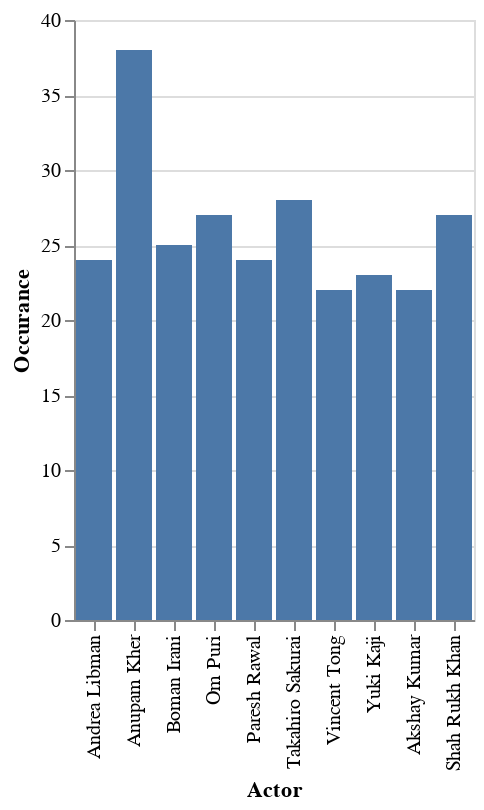

The notebook cell this image was saved under:
### Code cell
alt.Chart(top10_actors).mark_bar().encode(
    x='Actor',
    y='Occurance'
)

### Figure 1 — Vega-Lite specification as saved in the notebook (floating-point values rounded to 4 significant figures)
{"config": {"view": {"continuousWidth": 400, "continuousHeight": 300}}, "data": {"name": "data-9dc169b468c10a573482ccfd4662a561"}, "mark": "bar", "encoding": {"x": {"type": "nominal", "field": "Actor"}, "y": {"type": "quantitative", "field": "Occurance"}}, "$schema": "https://vega.github.io/schema/vega-lite/v4.8.1.json", "datasets": {"data-9dc169b468c10a573482ccfd4662a561": [{"Actor": " Anupam Kher", "Occurance": 38}, {"Actor": " Takahiro Sakurai", "Occurance": 28}, {"Actor": " Om Puri", "Occurance": 27}, {"Actor": "Shah Rukh Khan", "Occurance": 27}, {"Actor": " Boman Irani", "Occurance": 25}, {"Actor": " Andrea Libman", "Occurance": 24}, {"Actor": " Paresh Rawal", "Occurance": 24}, {"Actor": " Yuki Kaji", "Occurance": 23}, {"Actor": " Vincent Tong", "Occurance": 22}, {"Actor": "Akshay Kumar", "Occurance": 22}]}}
